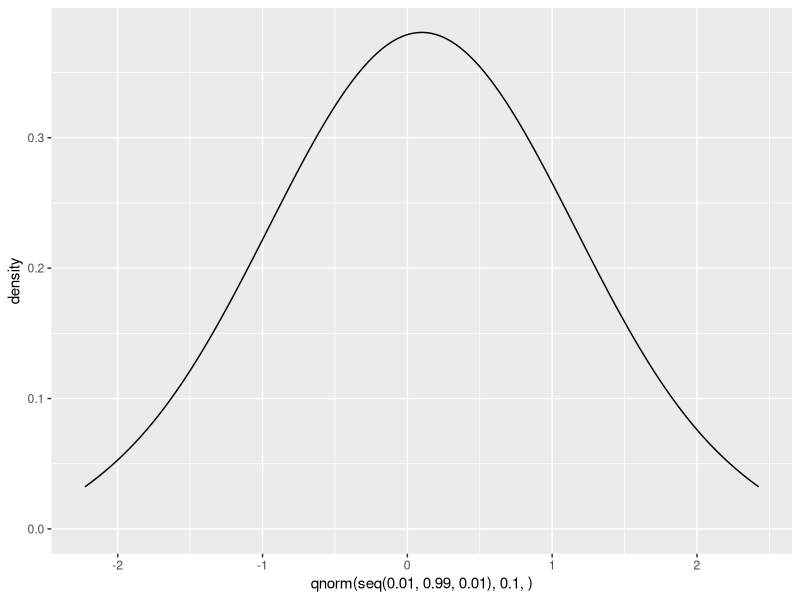

Recreate this plot in R.
### UNIVERSIDADE FEDERAL DO CEARÁ
### PROGRAMA DE PÓS-GRADUAÇÃO EM ENGENHARIA DE TRANSPORTES
### TCP7321 – TÉCNICA DE ANÁLISE DE DADOS     		PROF. MANOEL CASTRO NETO

### Teste 7 – Estimação da proporção										

### Grupo: Nelson, Renata e Rubia
### Data: 11/07/21

# bibliotecas utilizadas
library(tidyverse)

# Explicite as premissas das suas análises

# 

# 01)	Você foi contratada para realizar um diagnóstico de segurança viária de
# uma ciclovia. Um dos indicadores utilizados foi a proporção de ciclistas
# trafegando fora da ciclovia (ciclistas vulneráveis). Responda cada item e
# sempre apresente as premissas da sua análise.


# a)	Você quer estimar a proporção de ciclistas vulneráveis por meio de um
# intervalo de confiança com erro de 2,5% (para mais ou para menos) e um grau de
# confiança de 95%. Dimensione a amostra.

conf <- .975
w <- 0.05 # amplitude de +- 2,5%
z <- qnorm(conf)

n <- ((z^2)*.25)/(w^2) # pelo Triola Cap 7
print(paste("São necessárias ", n, "observações.")) # Resposta item a)

# b)	Você coletou uma amostra de 100 ciclistas e observou que 28 deles
# trafegaram fora da ciclovia. Estime a proporção de ciclistas vulneráveis por
# meio de um intervalo com grau de confiança de 95%.

n <- 100
p <- 28/n
q <- 1 - p
conf <- .975
z <- qnorm(conf)
dp <- sqrt((p*q)/n)


inf <- p - z*dp
sup <- p + z*dp

print(paste("Com um intervalo de confança de 95%, estima-se que a proporção de ciclistas vulneráveis é de ", inf, " a ", sup)) # Resposta item b)

# 02)	A prefeitura lhe contratou para realizar um novo estudo, cujo objetivo era
# inferir se a proporção de ciclistas vulneráveis era maior do que 10%, pois se
# esse for o caso, melhorias na ciclovia seriam realizadas, como repavimentação
# e retirada de obstáculos. Para essa análise, você decidiu coletar uma amostra
# n=300 ciclistas, dos quais cinquenta foram observados trafegando fora da
# ciclovia. Utilize um teste de hipóteses para a sua análise, com erro tipo I,
# ou seja, nível de significância () de 5%. Estabeleça as premissas da sua
# análise.

n <- 300
p <- 50/n
q <- 1 - p
conf <- .95
z <- qnorm(conf)
dp <- sqrt(p*q/n)


# H0: P <= .1 hipótese a ser testada
# H1: P > .1

sup <- p + z*sqrt((p*q)/n)

ggplot() +
geom_density(aes(qnorm(seq(0.01, 0.99, 0.01), .1, )))